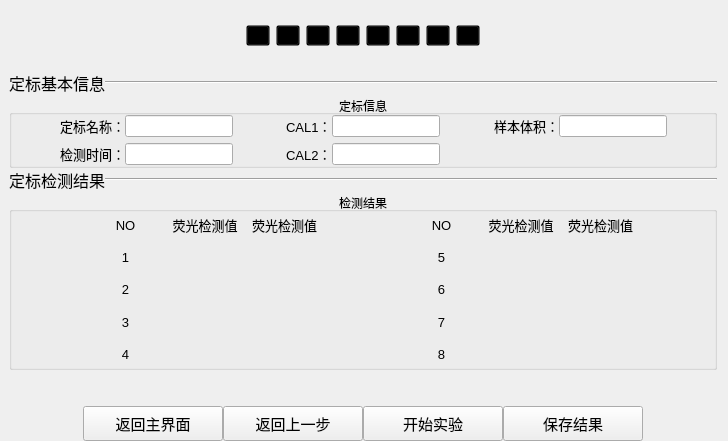
<?xml version="1.0" encoding="UTF-8"?>
<ui version="4.0">
 <class>elisaMainClass</class>
 <widget class="QMainWindow" name="elisaMainClass">
  <property name="geometry">
   <rect>
    <x>0</x>
    <y>0</y>
    <width>728</width>
    <height>441</height>
   </rect>
  </property>
  <property name="windowTitle">
   <string>elisaMain</string>
  </property>
  <widget class="QWidget" name="centralWidget">
   <layout class="QGridLayout" name="gridLayout_4">
    <property name="leftMargin">
     <number>9</number>
    </property>
    <property name="topMargin">
     <number>0</number>
    </property>
    <property name="bottomMargin">
     <number>0</number>
    </property>
    <property name="spacing">
     <number>0</number>
    </property>
    <item row="0" column="0">
     <layout class="QVBoxLayout" name="verticalLayout_5" stretch="2,1,2,1,5,1,1">
      <property name="spacing">
       <number>0</number>
      </property>
      <item>
       <layout class="QHBoxLayout" name="horizontalLayout_2">
        <property name="spacing">
         <number>0</number>
        </property>
        <item>
         <spacer name="horizontalSpacer">
          <property name="orientation">
           <enum>Qt::Horizontal</enum>
          </property>
          <property name="sizeHint" stdset="0">
           <size>
            <width>40</width>
            <height>20</height>
           </size>
          </property>
         </spacer>
        </item>
        <item>
         <widget class="QWidget" name="widOkOrN" native="true">
          <layout class="QGridLayout" name="gridLayout_3">
           <property name="leftMargin">
            <number>0</number>
           </property>
           <property name="topMargin">
            <number>0</number>
           </property>
           <property name="rightMargin">
            <number>0</number>
           </property>
           <property name="bottomMargin">
            <number>0</number>
           </property>
           <property name="spacing">
            <number>0</number>
           </property>
           <item row="0" column="0">
            <layout class="QHBoxLayout" name="horizontalLayout">
             <item>
              <widget class="QToolButton" name="tpMainCheck1">
               <property name="styleSheet">
                <string notr="true">		background:transparent;
</string>
               </property>
               <property name="text">
                <string>...</string>
               </property>
               <property name="icon">
                <iconset resource="qss.qrc">
                 <normaloff>:/images/image/gou.png</normaloff>:/images/image/gou.png</iconset>
               </property>
               <property name="iconSize">
                <size>
                 <width>35</width>
                 <height>35</height>
                </size>
               </property>
               <property name="checkable">
                <bool>false</bool>
               </property>
              </widget>
             </item>
             <item>
              <widget class="QToolButton" name="tpMainCheck2">
               <property name="styleSheet">
                <string notr="true">		background:transparent;
</string>
               </property>
               <property name="text">
                <string>...</string>
               </property>
               <property name="icon">
                <iconset resource="qss.qrc">
                 <normaloff>:/images/image/gou.png</normaloff>:/images/image/gou.png</iconset>
               </property>
               <property name="iconSize">
                <size>
                 <width>35</width>
                 <height>35</height>
                </size>
               </property>
               <property name="checkable">
                <bool>false</bool>
               </property>
              </widget>
             </item>
             <item>
              <widget class="QToolButton" name="tpMainCheck3">
               <property name="styleSheet">
                <string notr="true">		background:transparent;
</string>
               </property>
               <property name="text">
                <string>...</string>
               </property>
               <property name="icon">
                <iconset resource="qss.qrc">
                 <normaloff>:/images/image/gou.png</normaloff>:/images/image/gou.png</iconset>
               </property>
               <property name="iconSize">
                <size>
                 <width>35</width>
                 <height>35</height>
                </size>
               </property>
               <property name="checkable">
                <bool>false</bool>
               </property>
              </widget>
             </item>
             <item>
              <widget class="QToolButton" name="tpMainCheck4">
               <property name="styleSheet">
                <string notr="true">		background:transparent;
</string>
               </property>
               <property name="text">
                <string>...</string>
               </property>
               <property name="icon">
                <iconset resource="qss.qrc">
                 <normaloff>:/images/image/gou.png</normaloff>:/images/image/gou.png</iconset>
               </property>
               <property name="iconSize">
                <size>
                 <width>35</width>
                 <height>35</height>
                </size>
               </property>
               <property name="checkable">
                <bool>false</bool>
               </property>
              </widget>
             </item>
             <item>
              <widget class="QToolButton" name="tpMainCheck5">
               <property name="styleSheet">
                <string notr="true">		background:transparent;
</string>
               </property>
               <property name="text">
                <string>...</string>
               </property>
               <property name="icon">
                <iconset resource="qss.qrc">
                 <normaloff>:/images/image/gou.png</normaloff>:/images/image/gou.png</iconset>
               </property>
               <property name="iconSize">
                <size>
                 <width>35</width>
                 <height>35</height>
                </size>
               </property>
               <property name="checkable">
                <bool>false</bool>
               </property>
              </widget>
             </item>
             <item>
              <widget class="QToolButton" name="tpMainCheck6">
               <property name="styleSheet">
                <string notr="true">		background:transparent;
</string>
               </property>
               <property name="text">
                <string>...</string>
               </property>
               <property name="icon">
                <iconset resource="qss.qrc">
                 <normaloff>:/images/image/gou.png</normaloff>:/images/image/gou.png</iconset>
               </property>
               <property name="iconSize">
                <size>
                 <width>35</width>
                 <height>35</height>
                </size>
               </property>
               <property name="checkable">
                <bool>false</bool>
               </property>
              </widget>
             </item>
             <item>
              <widget class="QToolButton" name="tpMainCheck7">
               <property name="styleSheet">
                <string notr="true">		background:transparent;
</string>
               </property>
               <property name="text">
                <string>...</string>
               </property>
               <property name="icon">
                <iconset resource="qss.qrc">
                 <normaloff>:/images/image/gou.png</normaloff>:/images/image/gou.png</iconset>
               </property>
               <property name="iconSize">
                <size>
                 <width>35</width>
                 <height>35</height>
                </size>
               </property>
               <property name="checkable">
                <bool>false</bool>
               </property>
              </widget>
             </item>
             <item>
              <widget class="QToolButton" name="tpMainCheck8">
               <property name="styleSheet">
                <string notr="true">		background:transparent;
</string>
               </property>
               <property name="text">
                <string>...</string>
               </property>
               <property name="icon">
                <iconset resource="qss.qrc">
                 <normaloff>:/images/image/gou.png</normaloff>:/images/image/gou.png</iconset>
               </property>
               <property name="iconSize">
                <size>
                 <width>35</width>
                 <height>35</height>
                </size>
               </property>
               <property name="checkable">
                <bool>false</bool>
               </property>
              </widget>
             </item>
            </layout>
           </item>
          </layout>
         </widget>
        </item>
        <item>
         <spacer name="horizontalSpacer_2">
          <property name="orientation">
           <enum>Qt::Horizontal</enum>
          </property>
          <property name="sizeHint" stdset="0">
           <size>
            <width>40</width>
            <height>20</height>
           </size>
          </property>
         </spacer>
        </item>
       </layout>
      </item>
      <item>
       <layout class="QHBoxLayout" name="horizontalLayout_21" stretch="1,24">
        <property name="spacing">
         <number>0</number>
        </property>
        <item>
         <widget class="QLabel" name="label_18">
          <property name="font">
           <font>
            <pointsize>12</pointsize>
           </font>
          </property>
          <property name="text">
           <string>定标基本信息</string>
          </property>
         </widget>
        </item>
        <item>
         <widget class="Line" name="proMainLine_2">
          <property name="styleSheet">
           <string notr="true"/>
          </property>
          <property name="orientation">
           <enum>Qt::Horizontal</enum>
          </property>
         </widget>
        </item>
       </layout>
      </item>
      <item>
       <widget class="QGroupBox" name="groupMain1">
        <property name="title">
         <string>定标信息</string>
        </property>
        <property name="alignment">
         <set>Qt::AlignCenter</set>
        </property>
        <layout class="QGridLayout" name="gridLayout">
         <property name="leftMargin">
          <number>0</number>
         </property>
         <property name="topMargin">
          <number>0</number>
         </property>
         <property name="rightMargin">
          <number>0</number>
         </property>
         <property name="bottomMargin">
          <number>0</number>
         </property>
         <property name="spacing">
          <number>0</number>
         </property>
         <item row="0" column="0">
          <layout class="QHBoxLayout" name="horizontalLayout_3">
           <item>
            <spacer name="horizontalSpacer_8">
             <property name="orientation">
              <enum>Qt::Horizontal</enum>
             </property>
             <property name="sizeHint" stdset="0">
              <size>
               <width>40</width>
               <height>20</height>
              </size>
             </property>
            </spacer>
           </item>
           <item>
            <layout class="QVBoxLayout" name="verticalLayout_4" stretch="1,1">
             <item>
              <layout class="QHBoxLayout" name="horizontalLayout_23" stretch="1,0">
               <property name="spacing">
                <number>0</number>
               </property>
               <item>
                <widget class="QLabel" name="label_7">
                 <property name="font">
                  <font>
                   <pointsize>10</pointsize>
                  </font>
                 </property>
                 <property name="text">
                  <string>定标名称：</string>
                 </property>
                 <property name="alignment">
                  <set>Qt::AlignCenter</set>
                 </property>
                </widget>
               </item>
               <item>
                <widget class="QLineEdit" name="lineMainName"/>
               </item>
              </layout>
             </item>
             <item>
              <layout class="QHBoxLayout" name="horizontalLayout_26" stretch="1,0">
               <property name="spacing">
                <number>0</number>
               </property>
               <item>
                <widget class="QLabel" name="label_12">
                 <property name="font">
                  <font>
                   <pointsize>10</pointsize>
                  </font>
                 </property>
                 <property name="text">
                  <string>检测时间：</string>
                 </property>
                 <property name="alignment">
                  <set>Qt::AlignCenter</set>
                 </property>
                </widget>
               </item>
               <item>
                <widget class="QLineEdit" name="lineMainTime"/>
               </item>
              </layout>
             </item>
            </layout>
           </item>
           <item>
            <spacer name="horizontalSpacer_9">
             <property name="orientation">
              <enum>Qt::Horizontal</enum>
             </property>
             <property name="sizeHint" stdset="0">
              <size>
               <width>40</width>
               <height>20</height>
              </size>
             </property>
            </spacer>
           </item>
           <item>
            <layout class="QVBoxLayout" name="verticalLayout_3" stretch="1,1">
             <item>
              <layout class="QHBoxLayout" name="horizontalLayout_24" stretch="1,0">
               <property name="spacing">
                <number>0</number>
               </property>
               <item>
                <widget class="QLabel" name="label_8">
                 <property name="font">
                  <font>
                   <pointsize>10</pointsize>
                  </font>
                 </property>
                 <property name="text">
                  <string>CAL1：</string>
                 </property>
                </widget>
               </item>
               <item>
                <widget class="QLineEdit" name="lineMainCAL1"/>
               </item>
              </layout>
             </item>
             <item>
              <layout class="QHBoxLayout" name="horizontalLayout_25" stretch="1,0">
               <property name="spacing">
                <number>0</number>
               </property>
               <item>
                <widget class="QLabel" name="label_9">
                 <property name="font">
                  <font>
                   <pointsize>10</pointsize>
                  </font>
                 </property>
                 <property name="text">
                  <string>CAL2：</string>
                 </property>
                </widget>
               </item>
               <item>
                <widget class="QLineEdit" name="lineMainCAL1_2"/>
               </item>
              </layout>
             </item>
            </layout>
           </item>
           <item>
            <spacer name="horizontalSpacer_11">
             <property name="orientation">
              <enum>Qt::Horizontal</enum>
             </property>
             <property name="sizeHint" stdset="0">
              <size>
               <width>40</width>
               <height>20</height>
              </size>
             </property>
            </spacer>
           </item>
           <item>
            <layout class="QVBoxLayout" name="verticalLayout_6" stretch="1,1">
             <item>
              <layout class="QHBoxLayout" name="horizontalLayout_27" stretch="1,0">
               <property name="spacing">
                <number>0</number>
               </property>
               <item>
                <widget class="QLabel" name="label_19">
                 <property name="font">
                  <font>
                   <pointsize>10</pointsize>
                  </font>
                 </property>
                 <property name="text">
                  <string>样本体积：</string>
                 </property>
                </widget>
               </item>
               <item>
                <widget class="QLineEdit" name="lineMainVolu"/>
               </item>
              </layout>
             </item>
             <item>
              <spacer name="horizontalSpacer_12">
               <property name="orientation">
                <enum>Qt::Horizontal</enum>
               </property>
               <property name="sizeHint" stdset="0">
                <size>
                 <width>40</width>
                 <height>10</height>
                </size>
               </property>
              </spacer>
             </item>
            </layout>
           </item>
           <item>
            <spacer name="horizontalSpacer_10">
             <property name="orientation">
              <enum>Qt::Horizontal</enum>
             </property>
             <property name="sizeHint" stdset="0">
              <size>
               <width>40</width>
               <height>20</height>
              </size>
             </property>
            </spacer>
           </item>
          </layout>
         </item>
        </layout>
       </widget>
      </item>
      <item>
       <layout class="QHBoxLayout" name="horizontalLayout_20" stretch="1,24">
        <property name="spacing">
         <number>0</number>
        </property>
        <item>
         <widget class="QLabel" name="label_17">
          <property name="font">
           <font>
            <pointsize>12</pointsize>
           </font>
          </property>
          <property name="text">
           <string>定标检测结果</string>
          </property>
         </widget>
        </item>
        <item>
         <widget class="Line" name="proMainLine">
          <property name="styleSheet">
           <string notr="true"/>
          </property>
          <property name="orientation">
           <enum>Qt::Horizontal</enum>
          </property>
         </widget>
        </item>
       </layout>
      </item>
      <item>
       <widget class="QGroupBox" name="groupMain2">
        <property name="title">
         <string>检测结果</string>
        </property>
        <property name="alignment">
         <set>Qt::AlignCenter</set>
        </property>
        <layout class="QGridLayout" name="gridLayout_2">
         <property name="leftMargin">
          <number>0</number>
         </property>
         <property name="topMargin">
          <number>0</number>
         </property>
         <property name="rightMargin">
          <number>0</number>
         </property>
         <property name="bottomMargin">
          <number>0</number>
         </property>
         <property name="spacing">
          <number>0</number>
         </property>
         <item row="0" column="0">
          <layout class="QHBoxLayout" name="horizontalLayout_14" stretch="1,3,1,3,1">
           <item>
            <spacer name="horizontalSpacer_6">
             <property name="orientation">
              <enum>Qt::Horizontal</enum>
             </property>
             <property name="sizeHint" stdset="0">
              <size>
               <width>40</width>
               <height>20</height>
              </size>
             </property>
            </spacer>
           </item>
           <item>
            <layout class="QVBoxLayout" name="verticalLayout_2">
             <item>
              <layout class="QHBoxLayout" name="horizontalLayout_4">
               <item>
                <widget class="QLabel" name="label_10">
                 <property name="font">
                  <font>
                   <pointsize>10</pointsize>
                  </font>
                 </property>
                 <property name="text">
                  <string>NO</string>
                 </property>
                 <property name="alignment">
                  <set>Qt::AlignCenter</set>
                 </property>
                </widget>
               </item>
               <item>
                <widget class="QLabel" name="label_13">
                 <property name="font">
                  <font>
                   <pointsize>10</pointsize>
                  </font>
                 </property>
                 <property name="text">
                  <string>荧光检测值</string>
                 </property>
                 <property name="alignment">
                  <set>Qt::AlignCenter</set>
                 </property>
                </widget>
               </item>
               <item>
                <widget class="QLabel" name="label_14">
                 <property name="font">
                  <font>
                   <pointsize>10</pointsize>
                  </font>
                 </property>
                 <property name="text">
                  <string>荧光检测值</string>
                 </property>
                 <property name="alignment">
                  <set>Qt::AlignCenter</set>
                 </property>
                </widget>
               </item>
              </layout>
             </item>
             <item>
              <layout class="QHBoxLayout" name="horizontalLayout_5">
               <item>
                <widget class="QLabel" name="labelMain1">
                 <property name="font">
                  <font>
                   <pointsize>10</pointsize>
                  </font>
                 </property>
                 <property name="text">
                  <string>1</string>
                 </property>
                 <property name="alignment">
                  <set>Qt::AlignCenter</set>
                 </property>
                </widget>
               </item>
               <item>
                <widget class="QLabel" name="labelTube1">
                 <property name="text">
                  <string/>
                 </property>
                 <property name="alignment">
                  <set>Qt::AlignCenter</set>
                 </property>
                </widget>
               </item>
               <item>
                <widget class="QLabel" name="labelSam1">
                 <property name="text">
                  <string/>
                 </property>
                 <property name="alignment">
                  <set>Qt::AlignCenter</set>
                 </property>
                </widget>
               </item>
              </layout>
             </item>
             <item>
              <layout class="QHBoxLayout" name="horizontalLayout_6">
               <item>
                <widget class="QLabel" name="labelMain2">
                 <property name="font">
                  <font>
                   <pointsize>10</pointsize>
                  </font>
                 </property>
                 <property name="text">
                  <string>2</string>
                 </property>
                 <property name="alignment">
                  <set>Qt::AlignCenter</set>
                 </property>
                </widget>
               </item>
               <item>
                <widget class="QLabel" name="labelTube2">
                 <property name="text">
                  <string/>
                 </property>
                 <property name="alignment">
                  <set>Qt::AlignCenter</set>
                 </property>
                </widget>
               </item>
               <item>
                <widget class="QLabel" name="labelSam2">
                 <property name="text">
                  <string/>
                 </property>
                 <property name="alignment">
                  <set>Qt::AlignCenter</set>
                 </property>
                </widget>
               </item>
              </layout>
             </item>
             <item>
              <layout class="QHBoxLayout" name="horizontalLayout_7">
               <item>
                <widget class="QLabel" name="labelMain3">
                 <property name="font">
                  <font>
                   <pointsize>10</pointsize>
                  </font>
                 </property>
                 <property name="text">
                  <string>3</string>
                 </property>
                 <property name="alignment">
                  <set>Qt::AlignCenter</set>
                 </property>
                </widget>
               </item>
               <item>
                <widget class="QLabel" name="labelTube3">
                 <property name="text">
                  <string/>
                 </property>
                 <property name="alignment">
                  <set>Qt::AlignCenter</set>
                 </property>
                </widget>
               </item>
               <item>
                <widget class="QLabel" name="labelSam3">
                 <property name="text">
                  <string/>
                 </property>
                 <property name="alignment">
                  <set>Qt::AlignCenter</set>
                 </property>
                </widget>
               </item>
              </layout>
             </item>
             <item>
              <layout class="QHBoxLayout" name="horizontalLayout_8">
               <item>
                <widget class="QLabel" name="labelMain4">
                 <property name="font">
                  <font>
                   <pointsize>10</pointsize>
                  </font>
                 </property>
                 <property name="text">
                  <string>4</string>
                 </property>
                 <property name="alignment">
                  <set>Qt::AlignCenter</set>
                 </property>
                </widget>
               </item>
               <item>
                <widget class="QLabel" name="labelTube4">
                 <property name="text">
                  <string/>
                 </property>
                 <property name="alignment">
                  <set>Qt::AlignCenter</set>
                 </property>
                </widget>
               </item>
               <item>
                <widget class="QLabel" name="labelSam4">
                 <property name="text">
                  <string/>
                 </property>
                 <property name="alignment">
                  <set>Qt::AlignCenter</set>
                 </property>
                </widget>
               </item>
              </layout>
             </item>
            </layout>
           </item>
           <item>
            <spacer name="horizontalSpacer_5">
             <property name="orientation">
              <enum>Qt::Horizontal</enum>
             </property>
             <property name="sizeHint" stdset="0">
              <size>
               <width>40</width>
               <height>20</height>
              </size>
             </property>
            </spacer>
           </item>
           <item>
            <layout class="QVBoxLayout" name="verticalLayout">
             <item>
              <layout class="QHBoxLayout" name="horizontalLayout_9">
               <item>
                <widget class="QLabel" name="label_11">
                 <property name="font">
                  <font>
                   <pointsize>10</pointsize>
                  </font>
                 </property>
                 <property name="text">
                  <string>NO</string>
                 </property>
                 <property name="alignment">
                  <set>Qt::AlignCenter</set>
                 </property>
                </widget>
               </item>
               <item>
                <widget class="QLabel" name="label_16">
                 <property name="font">
                  <font>
                   <pointsize>10</pointsize>
                  </font>
                 </property>
                 <property name="text">
                  <string>荧光检测值</string>
                 </property>
                 <property name="alignment">
                  <set>Qt::AlignCenter</set>
                 </property>
                </widget>
               </item>
               <item>
                <widget class="QLabel" name="label_15">
                 <property name="font">
                  <font>
                   <pointsize>10</pointsize>
                  </font>
                 </property>
                 <property name="text">
                  <string>荧光检测值</string>
                 </property>
                 <property name="alignment">
                  <set>Qt::AlignCenter</set>
                 </property>
                </widget>
               </item>
              </layout>
             </item>
             <item>
              <layout class="QHBoxLayout" name="horizontalLayout_10">
               <item>
                <widget class="QLabel" name="labelMain5">
                 <property name="font">
                  <font>
                   <pointsize>10</pointsize>
                  </font>
                 </property>
                 <property name="text">
                  <string>5</string>
                 </property>
                 <property name="alignment">
                  <set>Qt::AlignCenter</set>
                 </property>
                </widget>
               </item>
               <item>
                <widget class="QLabel" name="labelTube5">
                 <property name="text">
                  <string/>
                 </property>
                 <property name="alignment">
                  <set>Qt::AlignCenter</set>
                 </property>
                </widget>
               </item>
               <item>
                <widget class="QLabel" name="labelSam5">
                 <property name="text">
                  <string/>
                 </property>
                 <property name="alignment">
                  <set>Qt::AlignCenter</set>
                 </property>
                </widget>
               </item>
              </layout>
             </item>
             <item>
              <layout class="QHBoxLayout" name="horizontalLayout_11">
               <item>
                <widget class="QLabel" name="labelMain6">
                 <property name="font">
                  <font>
                   <pointsize>10</pointsize>
                  </font>
                 </property>
                 <property name="text">
                  <string>6</string>
                 </property>
                 <property name="alignment">
                  <set>Qt::AlignCenter</set>
                 </property>
                </widget>
               </item>
               <item>
                <widget class="QLabel" name="labelTube6">
                 <property name="text">
                  <string/>
                 </property>
                 <property name="alignment">
                  <set>Qt::AlignCenter</set>
                 </property>
                </widget>
               </item>
               <item>
                <widget class="QLabel" name="labelSam6">
                 <property name="text">
                  <string/>
                 </property>
                 <property name="alignment">
                  <set>Qt::AlignCenter</set>
                 </property>
                </widget>
               </item>
              </layout>
             </item>
             <item>
              <layout class="QHBoxLayout" name="horizontalLayout_12">
               <item>
                <widget class="QLabel" name="labelMain7">
                 <property name="font">
                  <font>
                   <pointsize>10</pointsize>
                  </font>
                 </property>
                 <property name="text">
                  <string>7</string>
                 </property>
                 <property name="alignment">
                  <set>Qt::AlignCenter</set>
                 </property>
                </widget>
               </item>
               <item>
                <widget class="QLabel" name="labelTube7">
                 <property name="text">
                  <string/>
                 </property>
                 <property name="alignment">
                  <set>Qt::AlignCenter</set>
                 </property>
                </widget>
               </item>
               <item>
                <widget class="QLabel" name="labelSam7">
                 <property name="text">
                  <string/>
                 </property>
                 <property name="alignment">
                  <set>Qt::AlignCenter</set>
                 </property>
                </widget>
               </item>
              </layout>
             </item>
             <item>
              <layout class="QHBoxLayout" name="horizontalLayout_13">
               <item>
                <widget class="QLabel" name="labelMain8">
                 <property name="font">
                  <font>
                   <pointsize>10</pointsize>
                  </font>
                 </property>
                 <property name="text">
                  <string>8</string>
                 </property>
                 <property name="alignment">
                  <set>Qt::AlignCenter</set>
                 </property>
                </widget>
               </item>
               <item>
                <widget class="QLabel" name="labelTube8">
                 <property name="text">
                  <string/>
                 </property>
                 <property name="alignment">
                  <set>Qt::AlignCenter</set>
                 </property>
                </widget>
               </item>
               <item>
                <widget class="QLabel" name="labelSam8">
                 <property name="text">
                  <string/>
                 </property>
                 <property name="alignment">
                  <set>Qt::AlignCenter</set>
                 </property>
                </widget>
               </item>
              </layout>
             </item>
            </layout>
           </item>
           <item>
            <spacer name="horizontalSpacer_7">
             <property name="orientation">
              <enum>Qt::Horizontal</enum>
             </property>
             <property name="sizeHint" stdset="0">
              <size>
               <width>40</width>
               <height>20</height>
              </size>
             </property>
            </spacer>
           </item>
          </layout>
         </item>
        </layout>
       </widget>
      </item>
      <item>
       <spacer name="verticalSpacer">
        <property name="orientation">
         <enum>Qt::Vertical</enum>
        </property>
        <property name="sizeHint" stdset="0">
         <size>
          <width>565</width>
          <height>26</height>
         </size>
        </property>
       </spacer>
      </item>
      <item>
       <layout class="QHBoxLayout" name="horizontalLayout_15">
        <property name="spacing">
         <number>0</number>
        </property>
        <item>
         <spacer name="horizontalSpacer_3">
          <property name="orientation">
           <enum>Qt::Horizontal</enum>
          </property>
          <property name="sizeHint" stdset="0">
           <size>
            <width>40</width>
            <height>20</height>
           </size>
          </property>
         </spacer>
        </item>
        <item>
         <widget class="QPushButton" name="pushBackMain">
          <property name="minimumSize">
           <size>
            <width>140</width>
            <height>35</height>
           </size>
          </property>
          <property name="maximumSize">
           <size>
            <width>140</width>
            <height>35</height>
           </size>
          </property>
          <property name="font">
           <font>
            <pointsize>11</pointsize>
           </font>
          </property>
          <property name="text">
           <string>返回主界面</string>
          </property>
          <property name="icon">
           <iconset resource="qss.qrc">
            <normaloff>:/images/image/back.png</normaloff>:/images/image/back.png</iconset>
          </property>
          <property name="iconSize">
           <size>
            <width>20</width>
            <height>20</height>
           </size>
          </property>
         </widget>
        </item>
        <item>
         <widget class="QPushButton" name="pushBack">
          <property name="minimumSize">
           <size>
            <width>140</width>
            <height>35</height>
           </size>
          </property>
          <property name="maximumSize">
           <size>
            <width>140</width>
            <height>35</height>
           </size>
          </property>
          <property name="font">
           <font>
            <pointsize>11</pointsize>
           </font>
          </property>
          <property name="text">
           <string>返回上一步</string>
          </property>
          <property name="icon">
           <iconset resource="qss.qrc">
            <normaloff>:/images/image/back.png</normaloff>:/images/image/back.png</iconset>
          </property>
          <property name="iconSize">
           <size>
            <width>20</width>
            <height>20</height>
           </size>
          </property>
         </widget>
        </item>
        <item>
         <widget class="QPushButton" name="pushStart">
          <property name="minimumSize">
           <size>
            <width>140</width>
            <height>35</height>
           </size>
          </property>
          <property name="maximumSize">
           <size>
            <width>140</width>
            <height>35</height>
           </size>
          </property>
          <property name="font">
           <font>
            <pointsize>11</pointsize>
           </font>
          </property>
          <property name="text">
           <string>开始实验</string>
          </property>
          <property name="icon">
           <iconset resource="qss.qrc">
            <normaloff>:/images/image/start.png</normaloff>:/images/image/start.png</iconset>
          </property>
          <property name="iconSize">
           <size>
            <width>20</width>
            <height>20</height>
           </size>
          </property>
         </widget>
        </item>
        <item>
         <widget class="QPushButton" name="pushSave">
          <property name="minimumSize">
           <size>
            <width>140</width>
            <height>35</height>
           </size>
          </property>
          <property name="maximumSize">
           <size>
            <width>140</width>
            <height>35</height>
           </size>
          </property>
          <property name="font">
           <font>
            <pointsize>11</pointsize>
           </font>
          </property>
          <property name="text">
           <string>保存结果</string>
          </property>
          <property name="icon">
           <iconset resource="qss.qrc">
            <normaloff>:/images/image/save.png</normaloff>:/images/image/save.png</iconset>
          </property>
          <property name="iconSize">
           <size>
            <width>20</width>
            <height>20</height>
           </size>
          </property>
         </widget>
        </item>
        <item>
         <spacer name="horizontalSpacer_4">
          <property name="orientation">
           <enum>Qt::Horizontal</enum>
          </property>
          <property name="sizeHint" stdset="0">
           <size>
            <width>40</width>
            <height>20</height>
           </size>
          </property>
         </spacer>
        </item>
       </layout>
      </item>
     </layout>
    </item>
   </layout>
  </widget>
 </widget>
 <layoutdefault spacing="6" margin="11"/>
 <resources>
  <include location="qss.qrc"/>
 </resources>
 <connections/>
</ui>
